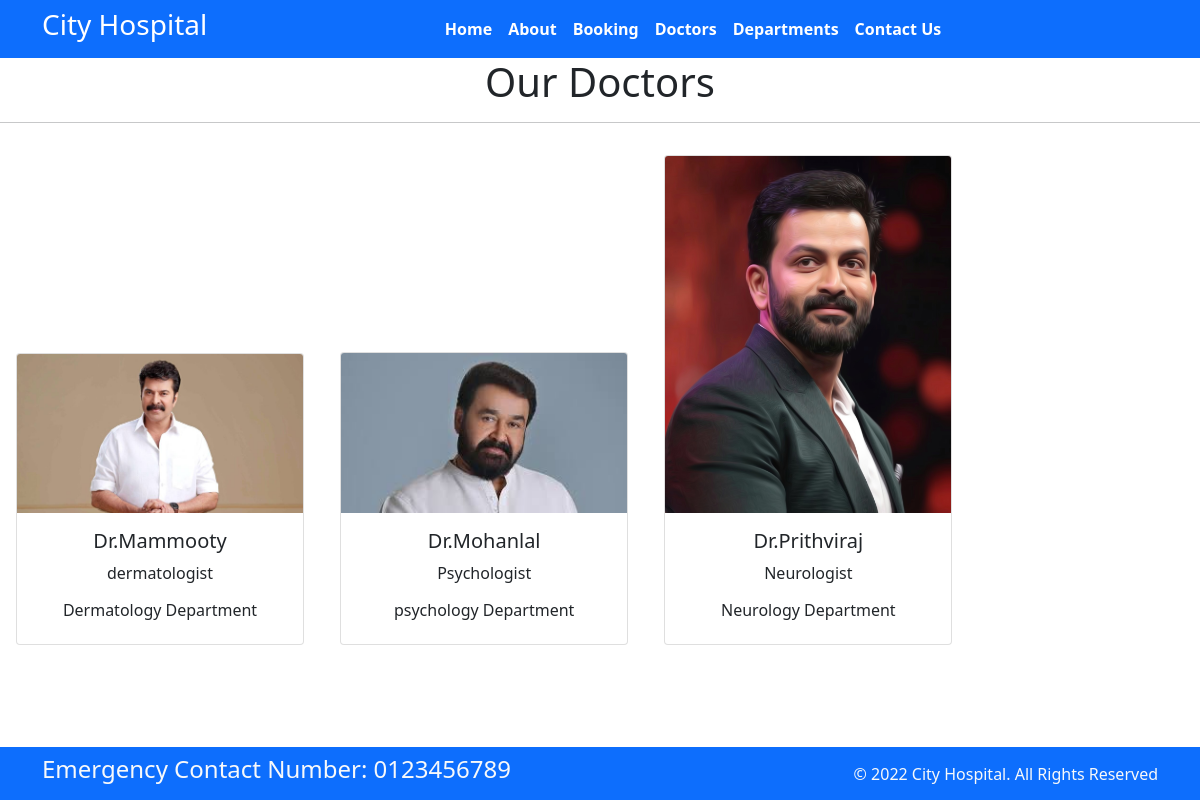
The app's page /doctors/ with its own data.
### home/models.py (models this page shows, shortened)
class Doctors(models.Model):
    doc_name=models.CharField(max_length=255)
    doc_spec=models.CharField(max_length=255)
    dep_name=models.ForeignKey(Departments,on_delete=models.CASCADE)
    doc_image=models.ImageField(upload_to='doctors')

class Departments(models.Model):
    dep_name=models.CharField(max_length=100)
    dep_description=models.TextField()
    def __str__(self):
        return  self.dep_name

### home/views.py (the view)
# urls.py: path('doctors/',views.doctors,name='doctors'),
def  doctors(request):
    dict_docs={
        'doctors':Doctors.objects.all()
    }
    return render(request,'doctors.html',dict_docs)

### templates/doctors.html (shortened to what this page needs)
{% extends  'base1.html'%}
{% block content%}
<h1 class="text-center">Our  Doctors</h1>
<hr>
{% for d in doctors%}
<div class="card text-center mx-3  my-3" style="width: 18rem; display:inline-block">
    <img src="{{d.doc_image.url}}" class="card-img-top" alt="...">
    <div class="card-body">
      <h5 class="card-title">Dr.{{d.doc_name}}</h5>
      <p class="card-text">{{d.doc_spec}}</p>
      <h6>{{d.dep_name}} Department</h6>
    </div>
  </div>
{%endfor%}
{%endblock%}

### templates/base1.html (shortened to what this page needs)
{%  load   static  %}
<!DOCTYPE html>
<html>
  <head>
    <link rel="stylesheet"
      href=" https://cdn.jsdelivr.net/npm/bootstrap@5.1.3/dist/css/bootstrap.min.css ">
    <link rel="stylesheet"
      href="https://use.fontawesome.com/releases/v5.2.0/css/all.css">
      <link rel="stylesheet"
      href="{% static '/css/style.css'%}">
  </head>
  <body>
    <nav class="navbar bg-primary navbar-expand-md ">
      <div class="container">
        <div class="col-2 text-left pl-md-0">
          <h3 class="text-white"> City Hospital </h3>
        </div>
        <div
          class="collapse navbar-collapse justify-content-center col-md-8 navbar-collapse-3">
          <ul class="navbar-nav justify-content-center  fw-bold">
            <li class="nav-item active">
              <a class="nav-link text-white" href="{% url 'home' %}">Home </a>
            </li>
            <li class="nav-item">
              <a class="nav-link text-white" href="{% url 'about' %}">About</a>
            </li>
            <li class="nav-item">
              <a class="nav-link text-white" href="{% url 'booking' %}">Booking</a>
            </li>
            <li class="nav-item">
              <a class="nav-link text-white" href="{% url 'doctors' %}">Doctors</a>
            </li>
			 <li class="nav-item">
              <a class="nav-link text-white" href="{% url 'department' %}">Departments</a>
            </li>
            <li class="nav-item">
              <a class="nav-link text-white" href="{% url 'contact' %}">Contact Us</a>
            </li>
          </ul>
        </div>
      </div>
    </nav>
    {%  block  content%}{%endblock%}
    <section class="fixed-bottom">
      <footer class="pt-2 pb-2  bg-primary text-light">
        <div class="container">
          <div class="row align-items-center">
            <div class="col-12 col-md-8">
              <h4>Emergency Contact Number: 0123456789</h4>
            </div>
            <div class="col-12 col-md-4 mt-4 mt-md-0 text-center text-md-end">
              © 2022 City Hospital. All Rights Reserved
            </div>
          </div>
        </div>
      </footer>
    </section>
  </body>
</html>

### records on screen
Doctors: doc_image (picture), doc_name "Mammooty", doc_spec "dermatologist", dep_name "Dermatology"
Doctors: doc_image (picture), doc_name "Mohanlal", doc_spec "Psychologist", dep_name "psychology"
Doctors: doc_image (picture), doc_name "Prithviraj", doc_spec "Neurologist", dep_name "Neurology"
